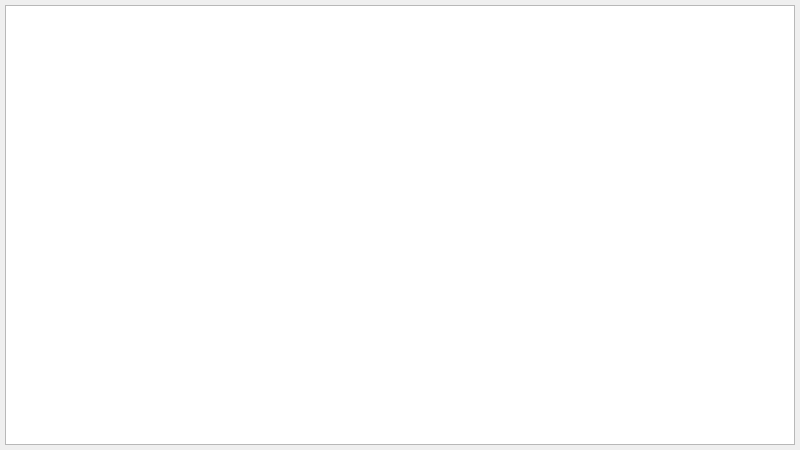
<?xml version="1.0" encoding="UTF-8"?>
<ui version="4.0">
 <class>MainWindow</class>
 <widget class="QMainWindow" name="MainWindow">
  <property name="geometry">
   <rect>
    <x>0</x>
    <y>0</y>
    <width>800</width>
    <height>450</height>
   </rect>
  </property>
  <property name="windowTitle">
   <string>MainWindow</string>
  </property>
  <widget class="QWidget" name="centralwidget">
   <widget class="QTableWidget" name="table">
    <property name="geometry">
     <rect>
      <x>5</x>
      <y>5</y>
      <width>790</width>
      <height>440</height>
     </rect>
    </property>
   </widget>
  </widget>
 </widget>
 <resources/>
 <connections/>
</ui>
